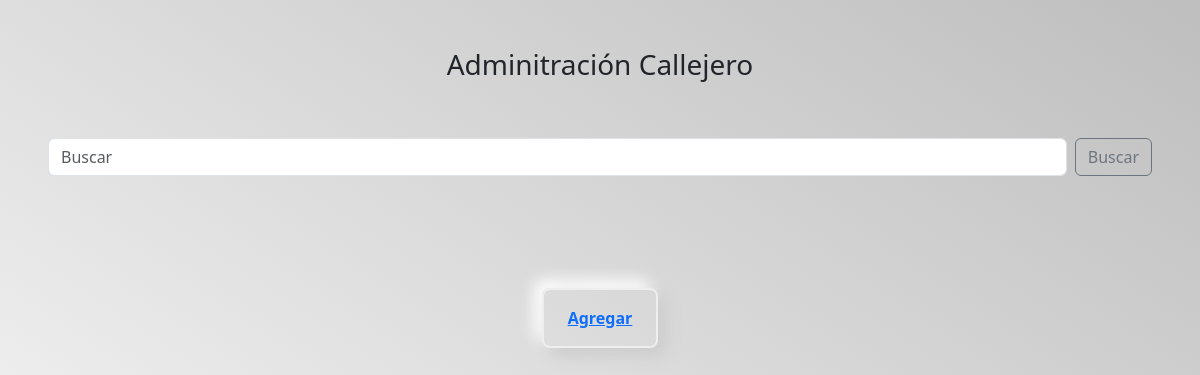
The app's page /production/admin_index, older data.
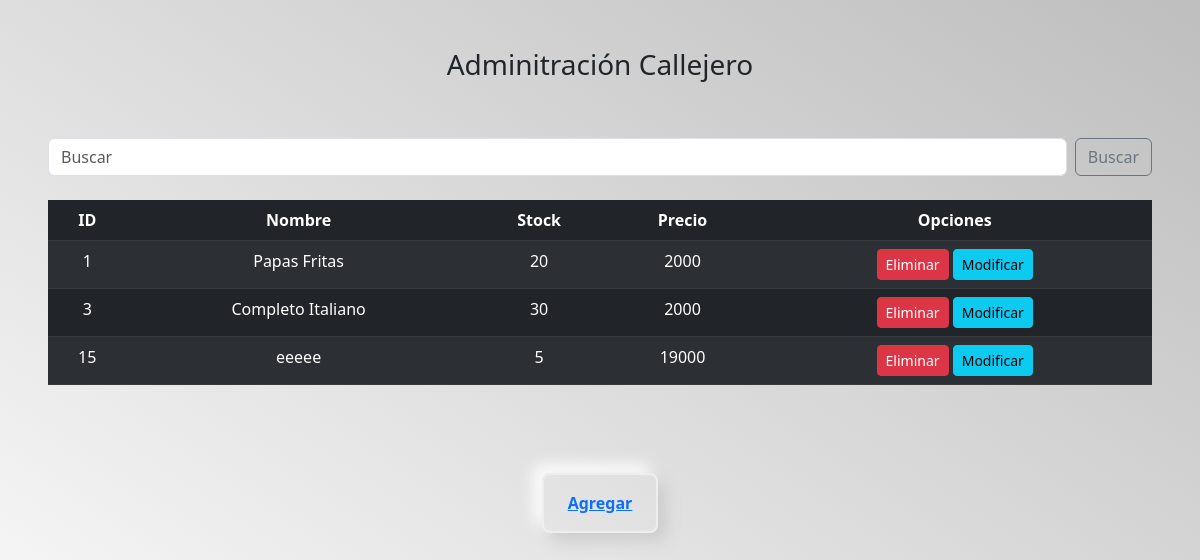
The same page, newer data.
### administracion/models.py (models this page shows, shortened)
class Producto(models.Model):
    id_producto     = models.AutoField  (db_column='idProducto', primary_key = True)
    foto_producto   = models.ImageField (null = True, blank = True)
    nombre          = models.CharField  (max_length=100)
    descripcion     = models.CharField  (max_length=100)
    precio          = models.IntegerField ()
    stock           = models.CharField  (max_length=100)

### administracion/views.py (the view)
# urls.py: path('admin_index', views.lista_productos, name='lista_productos'),
def lista_productos(request):
    busqueda = request.GET.get("buscar")
    lista_productos = Producto.objects.raw("SELECT * FROM administracion_Producto")
    if busqueda:
        lista_productos = Producto.objects.filter(
            Q(nombre__icontains = busqueda) |
            Q(id_producto__icontains = busqueda)
        ).distinct()
    page = request.GET.get('page', 1)
    try:
        paginator = Paginator (lista_productos, 5)
        lista_productos = paginator.page(page)
    except:
        raise Http404
    context = {"productos":lista_productos}
    return render(request,'admin_index.html',context)

### myapp/cont_proc.py (called while the page is built)
def total_carrito(request):
    total = 0
    if request.user.is_authenticated:
        if "carrito" in request.session.keys():
            for key, value in request.session["carrito"].items():
                total += int(value["acumulado"])
    return {"total_carrito": total}

### administracion/templates/admin_index.html (shortened to what this page needs)
<!DOCTYPE html>
<html lang="en">
<head>
    {% load static %}
    <link href="https://cdn.jsdelivr.net/npm/bootstrap@5.3.0/dist/css/bootstrap.min.css" rel="stylesheet">
    <link rel="stylesheet" type="text/css" href="{% static 'css/style.css' %}">
</head>
<body>
    <div class="text-center p-5 justify-content-center">
        <h3 class="">Adminitración Callejero</h3>
        <br>
        <br>
        <form class="d-flex" role="search" method="get">
            <input class="form-control me-2" type="search" placeholder="Buscar" aria-label="Search" name="buscar">
            <button class="btn btn-outline-secondary buttonBus" type="submit">Buscar</button>
        </form>
        <br>
        <table action="{% url 'lista_productos' %}" method="GET" class="table table-dark table-striped" >
            {% if productos %}
            <thead>
                <tr>
                    <th>ID</th>
                    <th>Nombre</th>
                    <th>Stock</th>
                    <th>Precio</th>
                    <th>Opciones</th>
                </tr>
            </thead>
                {% for tmp in productos %}
                    <tr>
                        <td>{{tmp.id_producto}}</td>
                        <td>{{tmp.nombre}}</td>
                        <td>{{tmp.stock}}</td>
                        <td>{{tmp.precio}}</td>
                        <td><a href="{% url 'delete_producto' pk=tmp.id_producto %}" class="btn btn-danger btn-sm">Eliminar</a>
                            <a href="{% url 'editar_ProductFind' pk=tmp.id_producto %}" class="btn btn-info btn-sm">Modificar</a></td>
                    </tr>
                {% endfor %}
            {% endif %}
        </table>
        <br><br><br>
        <button type="button" class="btnRegister">
            <a href="{% url 'addProd' %}">Agregar</a>
        </button>
    </div>
</body>

### administracion/static/css/style.css (style rules this page uses)
body { position: relative; margin: 0; min-height: 100vh; background-image: linear-gradient(to right top, #ffffff, #eeeeee, #dedede, #cecece, #bebebe); }
.btnRegister { background-color: transparent; font-weight: bold; color: #444; font-size: 1rem; padding: 1rem 1.5rem; border: 2px solid #eee; border-radius: .5rem; cursor: pointer; transition: all 1s ease; box-shadow: .5rem .5rem 1rem #ccc, -.5rem -.5rem 1rem #fff; text-decoration: none; }

Row changes from the older to the newer data that the page shows:
added Producto: id_producto "1", nombre "Papas Fritas", stock "20", precio "2000"
added Producto: id_producto "3", nombre "Completo Italiano", stock "30", precio "2000"
added Producto: id_producto "15", nombre "eeeee", stock "5", precio "19000"
Text that changed along with them:
text now shown: "ID Nombre Stock Precio Opciones"
